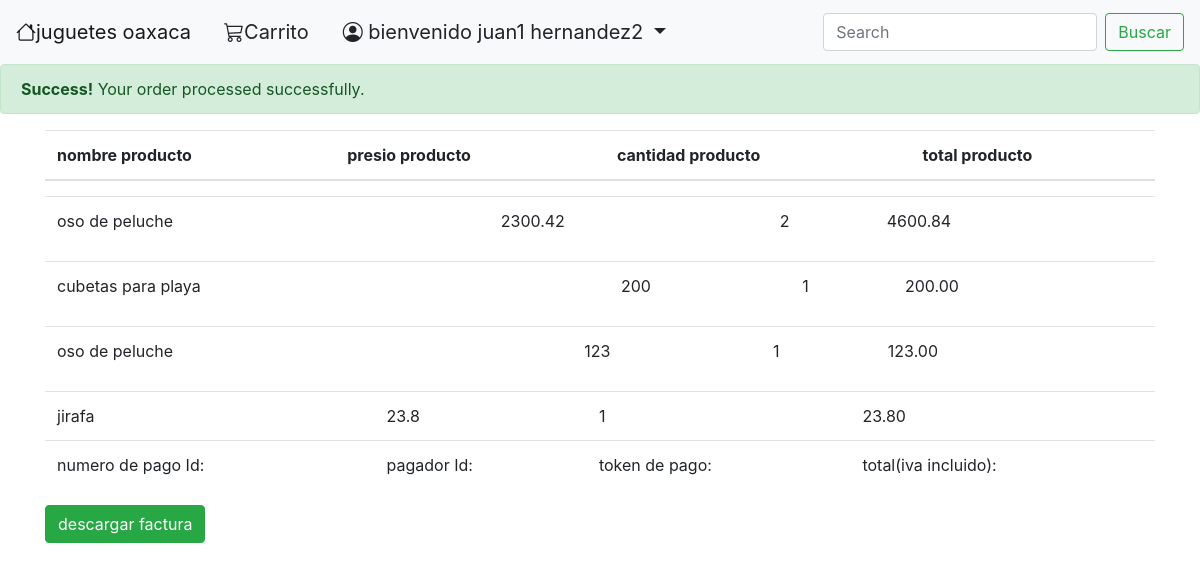
/orderDetails.php (signed in), run on the app's committed database.
### tables this page shows
CREATE TABLE `juguete` (
  `id` int(11) NOT NULL,
  `codigo` varchar(64) DEFAULT NULL,
  `nombre` varchar(64) DEFAULT NULL,
  `imagen` varchar(128) DEFAULT NULL,
  `descripcion` varchar(128) DEFAULT NULL,
  `precio` float DEFAULT NULL,
  `categoria` int(11) NOT NULL,
  `proveedor` int(11) DEFAULT NULL,
  `stock` int(11) NOT NULL
);

CREATE TABLE `carrito` (
  `id` int(11) NOT NULL,
  `idusuario` int(5) DEFAULT NULL,
  `cantidad` int(5) DEFAULT 0
);

### orderDetails.php (the view, shortened to what this page needs)
<?php
if(!isset($_SESSION['nombreusuario'])){
  header("location: login.php");
}else if($_SESSION['admin']==1){
  include('recursos/header.php');
}else if($_SESSION['admin']==0){
  include('recursos/headerCliente.php');
}
       $paymentID = $_GET['paymentID'];
        $payerID = $_GET['payerID'];
        $token = $_GET['token'];
        ?>
        <div class="alert alert-success">
          <strong>Success!</strong> Your order processed successfully.
        </div>
      <?php
      $idusuario=$_SESSION['id'];
      $query="SELECT  j.id,j.nombre, c.cantidad,j.precio ,j.precio*c.cantidad AS totalProducto FROM juguete AS j, carrito AS c WHERE c.id=j.id AND c.idusuario=$idusuario";
      $result=mysqli_query($con, $query);
      ?>
      <div class="container">
      <table class="table">
      <thead>
           <tr>
             <th scope="col">nombre producto</th>
             <th scope="col">presio producto</th>
             <th scope="col">cantidad producto</th>
             <th scope="col">total producto</th>
           </tr>
         </thead>
         <tbody>
           <tr><?php
    while ($row = mysqli_fetch_array($result)){
      $totalProducto=number_format((float)$row['totalProducto'], 2, '.', '');
         ?>  <table class="table">
             <td><?php echo $row['nombre']?></td>
             <td><?php echo $row['precio']?></td>
             <td><?php echo $row['cantidad']?></td>
             <td><?php echo $totalProducto?></td>
   <?php }
      ?>
       </tr>
       <tr>
       <td>numero de pago Id:  <?php echo $paymentID; ?></td>
       <td>pagador  Id: <?php echo $payerID; ?></td>
       <td>token de pago: <?php echo  $token; ?></td>
       <td>total(iva incluido): <?php echo $_SESSION['totalCompra']; ?></td>
    </tr>
         </tbody>
         </table>
         <button type="button" class="btn btn-success">descargar factura</button>
         </div>

### recursos/headerCliente.php (shortened to what this page needs)
<!DOCTYPE html>
<html lang="en">
<head>
    <link rel="stylesheet" href="https://cdn.jsdelivr.net/npm/bootstrap-icons@1.3.0/font/bootstrap-icons.css">
    <link rel="stylesheet" href="https://stackpath.bootstrapcdn.com/bootstrap/4.4.1/css/bootstrap.min.css">
    <link rel="stylesheet" href="https://unpkg.com/leaflet@1.7.1/dist/leaflet.css"
/>
  </head>
<body>
<nav class="navbar navbar-expand-lg navbar-light bg-light">
  <div class="collapse navbar-collapse" id="navbarTogglerDemo01">
    <a class="navbar-brand" href="listarJuguetesClientes.php"><i class="bi bi-house"></i>juguetes oaxaca</a>
    <ul class="navbar-nav mr-auto mt-2 mt-lg-0">
      <li class="nav-item active">
      <a href="listarCarrito.php"><button type="button" class="btn btn-default btn-lg" href="listarCarrito.php">
  <span class="bi bi-cart3" aria-hidden="true">Carrito</span>
</button></a>
      </li>
      <li class="nav-item active">
      <div class="btn-group">
  <button type="button" class="btn btn-default dropdown-toggle  btn-lg"
          data-toggle="dropdown"><span class="bi bi-person-circle" aria-hidden="true"></span> bienvenido <?php echo " ".$_SESSION['nombreusuario'];?>
  </button>
</div>
      </li>
    </ul>
    <form class="form-inline my-2 my-lg-0">
      <input class="form-control mr-sm-2" type="search" placeholder="Search" id="palabraBuscar" aria-label="Search">
      <button class="btn btn-outline-success my-2 my-sm-0" type="submit" onclick="buscar()">Buscar</button>
    </form>
  </div>
</nav></body>

### data on the page
juguete: nombre "oso de peluche", precio "2300.42", carrito.cantidad "2", totalProducto "4600.84"
juguete: nombre "cubetas para playa", precio "200", carrito.cantidad "1", totalProducto "200.00"
juguete: nombre "oso de peluche", precio "123", carrito.cantidad "1", totalProducto "123.00"
juguete: nombre "jirafa", precio "23.8", carrito.cantidad "1", totalProducto "23.80"

### other printed values
$_SESSION['nombreusuario'] "juan1 hernandez2"
